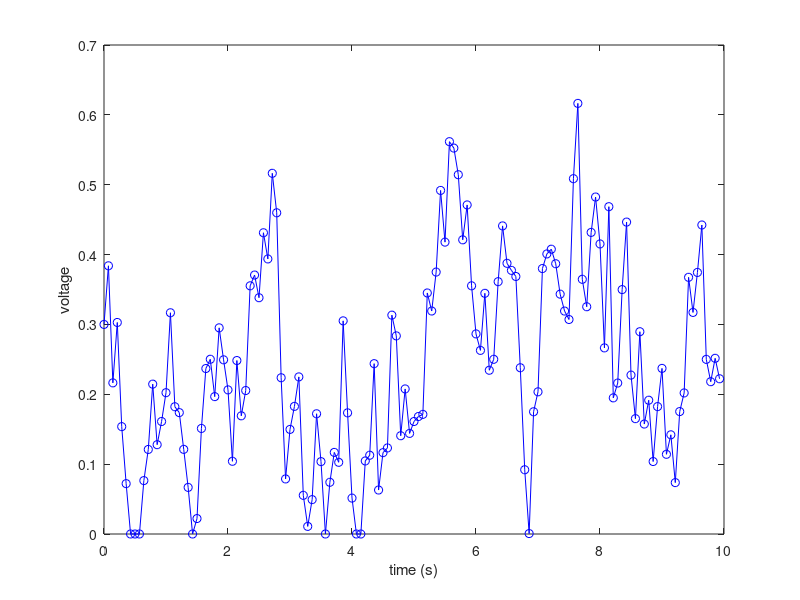

Write MATLAB code to recreate this figure.
frame_count = 140;
correlationTime = 0.5;
sigma = 0.2; %the standard deviation
minVoltage = 0;
maxVoltage = 5;
currentVoltage = 0.3; %in this case, the average voltage
fps = 14;

voltages = zeros(1,frame_count);
frame_rate = 14;
A = exp(-(1/frame_rate)/correlationTime);
voltages(1,1) = 0; %the initial voltage is 0, we will offset later

for frame = 2:frame_count
    voltages(1,frame) = A*voltages(1,frame-1) + (randn(1)*sqrt(sigma^2*(1-(A^2))));
end

%offset
voltages = voltages + currentVoltage;

%make sure the signal does not go out of bounds
voltages(voltages<minVoltage) = minVoltage;
voltages(voltages>maxVoltage) = maxVoltage;

plot(0:1/fps:(frame_count-1)/fps, voltages, 'bo-')
xlabel('time (s)') % x-axis label
ylabel('voltage') % y-axis label